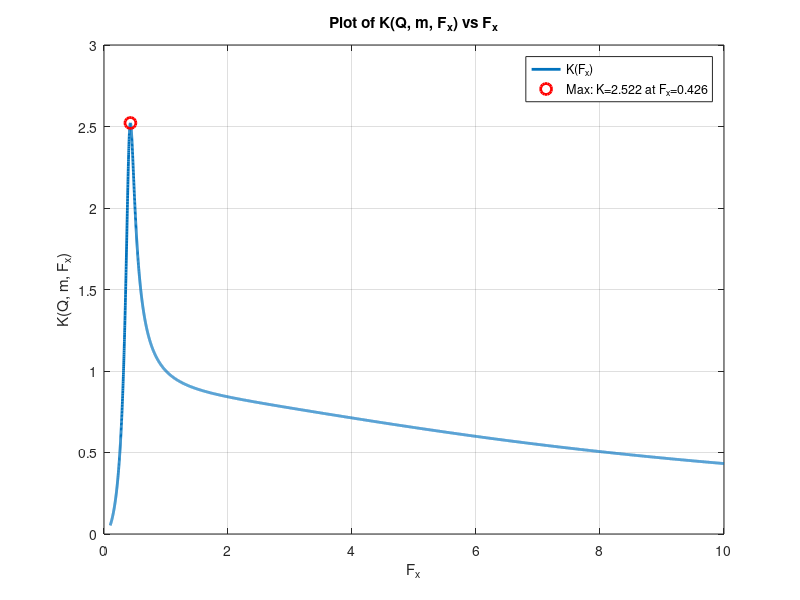

This chart was generated by the following MATLAB code:
clc;

% Parameters
m = 6; % previous value = 8
Q = 0.2; % previous val = 0.6

Np = 1;          % Primary turns
Ns = 75;        % Secondary turns
Vo = 15e3;       % Output voltage in Volts
Po_max = 500;    % Max output power in Watts
Qmax = Q;        % Quality factor (already given)
fr = 20e3;       % Resonant frequency (Hz)
R0 = 30e3;

Fx = linspace(0.1, 10.0, 10000); % Sweep Fx from 0 to 50

% Equation from image
numerator = Fx.^2 .* (m - 1);
denominator = sqrt((m .* Fx.^2 - 1).^2 + Fx.^2 .* (Fx.^2 - 1).^2 .* (m - 1).^2 .* Q^2);
K = numerator ./ denominator;

% Find maximum value of K and corresponding Fx
[K_max, idx_max] = max(K);
Fx_max = Fx(idx_max);

% Plotting
figure;
plot(Fx, K, 'LineWidth', 2);
hold on;
plot(Fx_max, K_max, 'ro', 'MarkerSize', 8, 'LineWidth', 2); % Mark max point
grid on;
xlabel('F_x');
ylabel('K(Q, m, F_x)');
title('Plot of K(Q, m, F_x) vs F_x');
legend('K(F_x)', sprintf('Max: K=%.3f at F_x=%.3f', K_max, Fx_max), 'Location', 'best');

% Print results
fprintf('Maximum K = %.5f occurs at F_x = %.5f\n', K_max, Fx_max);


% Eq. 4: Calculate Rac_min
Rac_min = (8/pi^2) * (Np^2 / Ns^2) * (Vo^2 / Po_max);
%Rac_min = (8/pi^2) * (Np^2 / Ns^2) * R0;
fprintf('Rac_min = %.2f Ohms\n', Rac_min);

% Step 1: Solve intermediate values
A = (Qmax * Rac_min).^2;   % From Eq. 4 -> Lr / Cr = A
B = 1 / (2 * pi * fr).^2;  % From Eq. 5 -> Lr * Cr = B

% Step 2: Solve using symbolic substitution
% Lr / Cr = A => Lr = A * Cr
% (A * Cr) * Cr = B => A * Cr^2 = B => Cr = sqrt(B / A)
Cr = sqrt(B / A);
Lr = A * Cr;

% Display results
fprintf('Calculated Cr = %.3e F\n', Cr);
fprintf('Calculated Lr primary = %.3e H\n', Lr);

% Calculate Lm using m
Lm = Lr * (m - 1);
fprintf('Lm primary = %.2e H\n', Lm);

% Calculate turns ratio
a = Np / Ns;

% Calculate secondary side inductances
Lm_secondary = Lm / (a^2);
Llk_secondary = Lr / (a^2);

% Display results
fprintf('Secondary Magnetizing Inductance: %.6e H\n', Lm_secondary);
fprintf('Secondary Leakage Inductance:     %.6e H\n', Llk_secondary);

fprintf('.param Cr=%.4fu\n',Cr*1e6);
fprintf('.param Lr=%.4fu\n',Lr*1e6);
fprintf('.param Lm=%.4fu\n',Lm*1e6);
fprintf('.param LSm=%.4fm\n',Lm_secondary*1e3);
fprintf('.param LSr=%.4fm\n',Llk_secondary*1e3);
